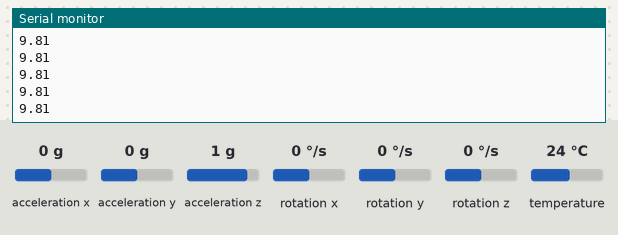
Simulated run of this sketch. Board: Arduino Uno, built with avr-gcc and run on an emulated ATmega328P. Shown: the last lines printed to the serial monitor. Inputs (shaded band) come from the test bench; at power-on: acceleration x 0 g, acceleration y 0 g, acceleration z 1 g, rotation x 0 °/s, rotation y 0 °/s, rotation z 0 °/s, temperature 24 °C.

Above: at 2.2 s.
2.3 s: acceleration x set to -1.4 g
At 2.9 s:
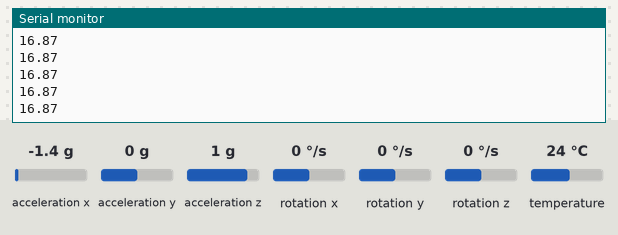
3.8 s: acceleration y set to -1.4 g
At 4.4 s:
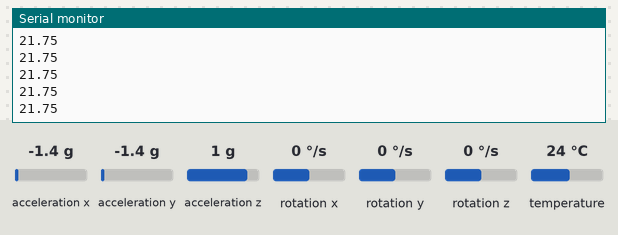
5.3 s: acceleration z set to -1.4 g
At 6.1 s:
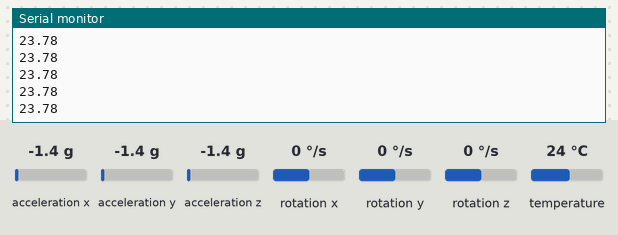
Timing chart, 0 to 8.1 s (numbered marks = the images above; inputs shaded):
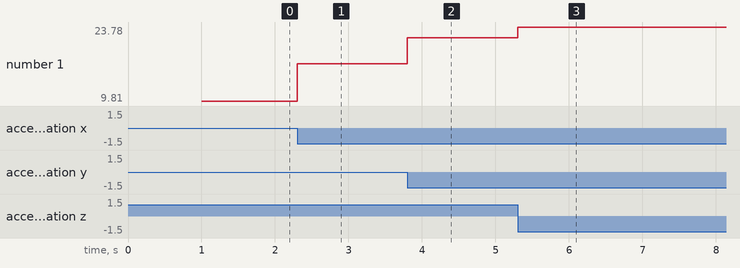

Measured:
- after the input at 2.3 s, the serial monitor: prints a new line at once (image 1)
- after the input at 3.8 s, the serial monitor: prints a new line at once (image 2)
- after the input at 5.3 s, the serial monitor: prints a new line at once (image 3)
- plotted number 1: 9.81 → 16.87 after the input at 2.3 s, 16.87 → 21.75 after the input at 3.8 s, 21.75 → 23.78 after the input at 5.3 s

The sketch:

cinco_sec_detection.ino
```cpp
#include <Wire.h>
#include <Adafruit_MPU6050.h>
#include <Adafruit_Sensor.h>


Adafruit_MPU6050 mpu;
void setup() {
  //Empezar y esperar el monitor serial
  Serial.begin(115200);
  while (!Serial)
    delay(100);
  delay(1000);
  Serial.println(F("Inicializando sistema"));
  //Comprobar chip MPU6050 acelerometro
  if (!mpu.begin()) {
    Serial.println(F("Failed to find MPU6050 chip"));
    while (1) {
      delay(10);
    }
  }
  //Serial.println("MPU6050 encontrado");

  //Establecer el rango del acelerómetro y del giroscópio
  mpu.setAccelerometerRange(MPU6050_RANGE_4_G);
  mpu.setGyroRange(MPU6050_RANGE_250_DEG);

  //mpu.setFilterBandwidth(MPU6050_BAND_21_HZ);
  //mpu.setHighPassFilter(MPU6050_HIGHPASS_0_63_HZ);
  //Establecer configuración del motion detection
  mpu.setMotionDetectionThreshold(2);
  mpu.setMotionDetectionDuration(2);

  //Aun no sé para qué se utiliza.
  mpu.setInterruptPinLatch(true);  // Keep it latched.  Will turn off when reinitialized.
  mpu.setInterruptPinPolarity(true);
  mpu.setMotionInterrupt(true);
}

//Flag de evento
boolean plottear = false;
boolean hayFile = false;
//contador de tiempo
unsigned long start;
void loop() {
  // Leer datos del acelerometro
  sensors_event_t a, g, temp;
  mpu.getEvent(&a, &g, &temp);

  //Acciones a realizar si está ocurriendo un evento
  float acc;
  if(plottear){
     acc = sqrt(a.acceleration.x*a.acceleration.x + a.acceleration.y*a.acceleration.y + a.acceleration.z*a.acceleration.z);
     Serial.println(acc);
     // Aqui debe ir la escritura de la lectura en un archivo.
  }

  //Detectar evento y cambiar flag plottear
  if(mpu.getMotionInterruptStatus() && !plottear){
    start = millis();
    plottear = true;
  }
  //Finlizar evento despues de 3 segundos o dar 3 segundos más si
  //Una alterantiva mejor puede ser llevar un contador y subirlo y bajarlo dependiendo de si hay movimiento o no, cambiar la flag cuando el contador llegue a cero
  if(millis()-start > 2000 && plottear){
    if(!mpu.getMotionInterruptStatus()){
      plottear = false;
    }
    else
      start = millis();
  }
}
```
